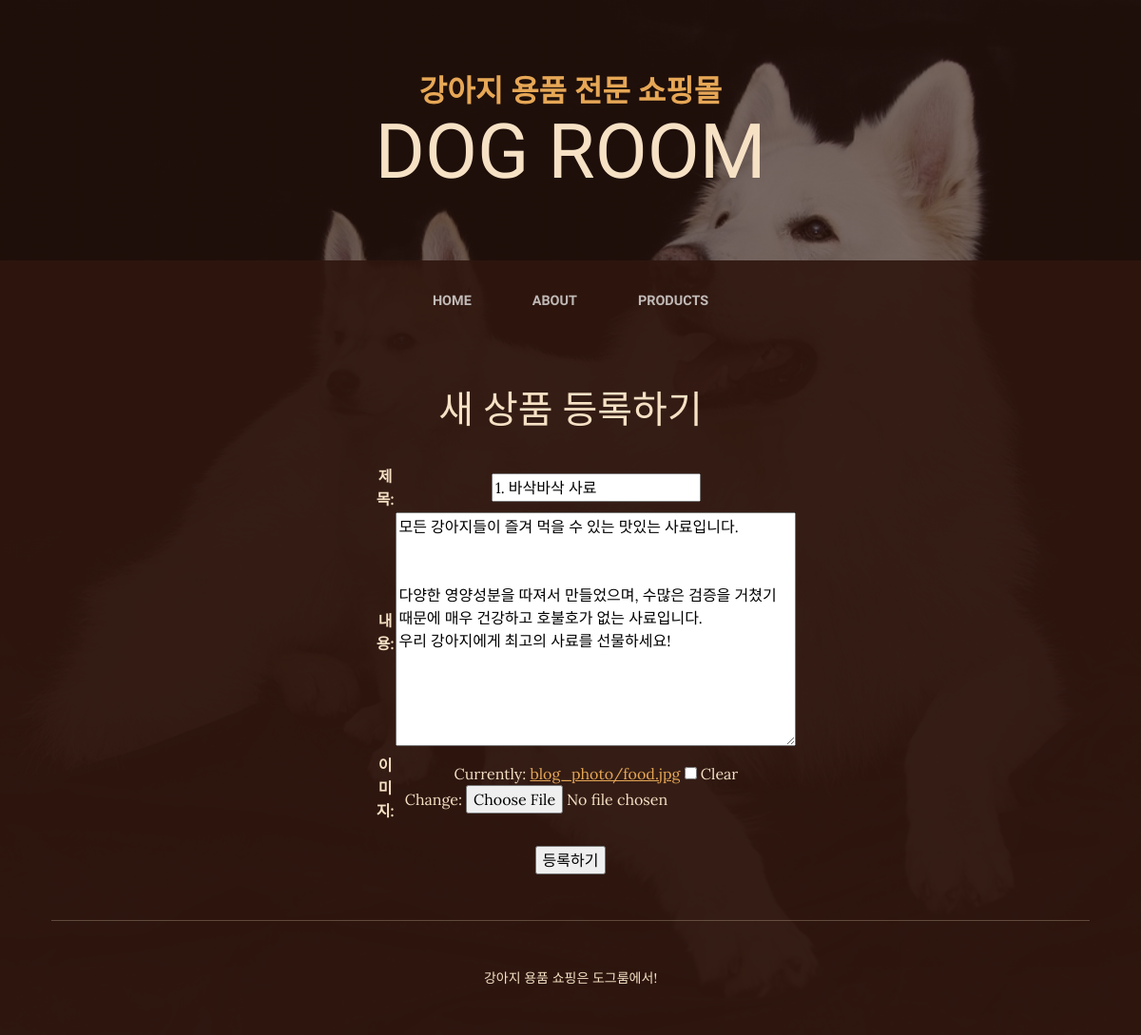
The page /posts/post_update/17/ on the database its author committed.
### dog/models.py (models this page shows, shortened)
class Post(models.Model):
    title = models.CharField(verbose_name="제목", max_length=128)
    body = models.TextField(verbose_name="내용", default="")
    created_at = models.DateTimeField(verbose_name="작성일", auto_now_add=True)
    photo = models.ImageField(verbose_name="이미지", blank=True, null=True, upload_to='blog_photo')
    author = models.ForeignKey(User, on_delete=models.CASCADE, null=True)

### posts/views.py (the view)
# urls.py: path("post_update/<int:id>/", views.post_update, name="post_update"),
def post_update(request, id):
    post = get_object_or_404(Post, pk=id)
    if request.method == 'POST' or request.method == 'FILES':
        form = PostModelForm(request.POST, request.FILES, instance=post)
        if form.is_valid():
            form.save()
            return redirect('post_list')
    else:
        form = PostModelForm(instance=post)
        return render(request, 'form_create.html', {'form':form, 'id':id})

### dog/forms.py
class PostModelForm(forms.ModelForm):
    class Meta:
        model = Post
        fields = ['title', 'body', 'photo']

### dog/templates/form_create.html (shortened to what this page needs)
{% load static %}
<!DOCTYPE html>
<html lang="en">
    <head>
        <link href="{% static 'css/styles.css' %}" rel="stylesheet" />
    </head>
    <body>
        <header>
            <h1 class="site-heading text-center text-faded d-none d-lg-block">
                <span class="site-heading-upper text-primary mb-3">강아지 용품 전문 쇼핑몰</span>
                <span class="site-heading-lower"><b>Dog Room</b></span>
            </h1>
        </header>
        <nav class="navbar navbar-expand-lg navbar-dark py-lg-4" id="mainNav">
            <div class="container">
                <div class="collapse navbar-collapse" id="navbarSupportedContent">
                    <ul class="navbar-nav mx-auto">
                        <li class="nav-item px-lg-4"><a class="nav-link text-uppercase" href="{%url 'home' %}">Home</a></li>
                        <li class="nav-item px-lg-4"><a class="nav-link text-uppercase" href="{%url 'about' %}">About</a></li>
                        <li class="nav-item px-lg-4"><a class="nav-link text-uppercase" href="{% url 'post_list' %}">Products</a></li>
                    </ul>
                </div>
            </div>
        </nav>
        <footer class="footer text-faded text-center py-5">
            <article class="mb-4">
                <div class="container px-4 px-lg-5">
                    <div class="row gx-4 gx-lg-5 justify-content-center">
                        <div class="col-md-10 col-lg-8 col-xl-7" style="width: 42%; margin: 0 auto;">
                            <h1>새 상품 등록하기</h1><br>
                            <form action="" method="POST" enctype="multipart/form-data">
                                <div>
                                    <form action="" method="POST">
                                        <table>
                                            {{ form.as_table }}
                                        </table><br>
                                        <input type="submit" value="등록하기">
                                    </form>
                                </div> <br>
                            </form>
                    </div>
                    <hr class="my-4" />
                </div>
            </div>
            </article>
            <div class="container"><p class="m-0 small">강아지 용품 쇼핑은 도그룸에서!</p></div>
        </footer>
    </body>
</html>

### rows shown on the page
Post: title "1. 바삭바삭 사료", body "모든 강아지들이 즐겨 먹을 수 있는 맛있는 사료입니다. 다양한 영양성분을 따져서 만들었으며, 수많은 검증을 거쳤기 때문에 매우 건강하고 호불호가 없는 사료입니다. 우리 강아지에게 최고의 사료를 선물하세요!"
